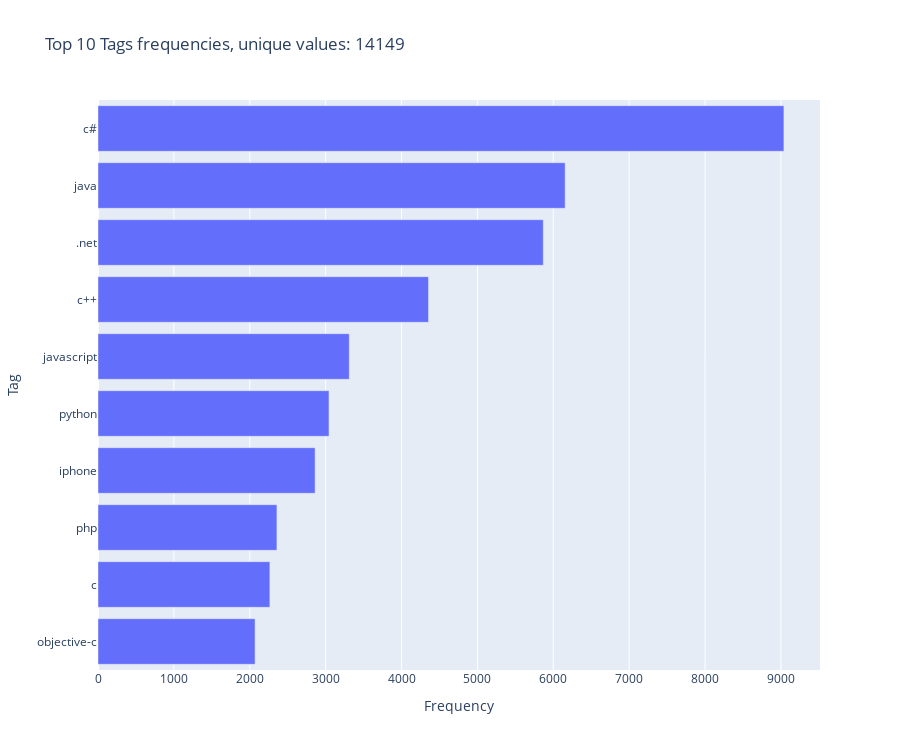

Notebook cell for this chart:
### Code cell
plot_frequencies(tags_frequencies, 'Tags')

### Figure 1 — Plotly figure (JSON) as saved in the notebook; plotly's stock layout.template omitted (floating-point values rounded to 4 significant figures)
{"data": [{"alignmentgroup": "True", "hovertemplate": "Frequency=%{x}<br>Tag=%{y}<extra></extra>", "legendgroup": "", "marker": {"color": "#636efa", "pattern": {"shape": ""}}, "name": "", "offsetgroup": "", "orientation": "h", "showlegend": false, "textposition": "auto", "type": "bar", "x": [2070, 2265, 2358, 2861, 3044, 3311, 4356, 5868, 6156, 9039], "xaxis": "x", "y": ["objective-c", "c", "php", "iphone", "python", "javascript", "c++", ".net", "java", "c#"], "yaxis": "y"}], "layout": {"barmode": "relative", "height": 750, "legend": {"tracegroupgap": 0}, "title": {"text": "Top 10 Tags frequencies, unique values: 14149"}, "xaxis": {"anchor": "y", "domain": [0, 1], "title": {"text": "Frequency"}}, "yaxis": {"anchor": "x", "domain": [0, 1], "title": {"text": "Tag"}}}}
